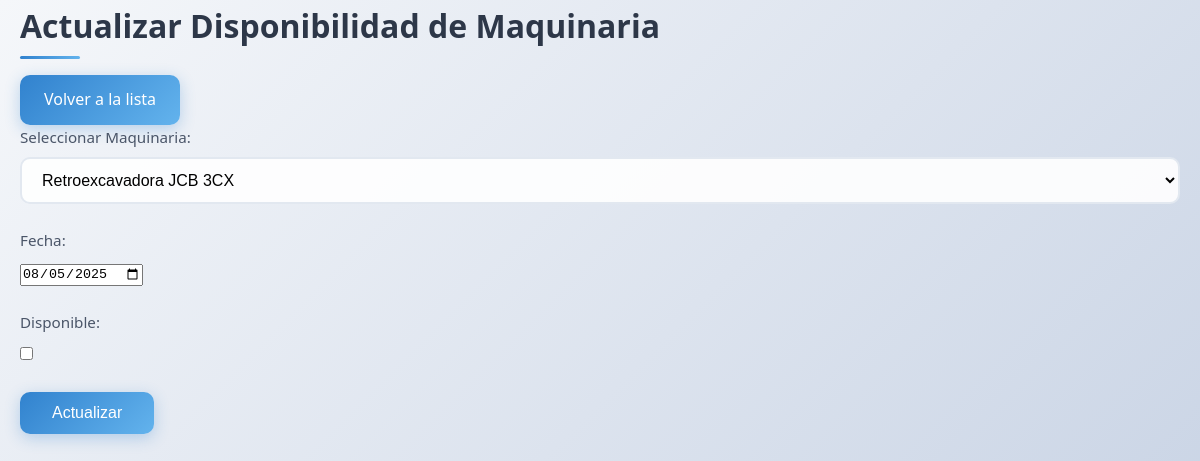
/disponibilidad_maquinaria_services/U_disponibilidad.php?id=7 (signed in), run on the app's committed database.
### tables this page shows
CREATE TABLE disponibilidad_maquinaria (
    id_disponibilidad INT AUTO_INCREMENT PRIMARY KEY,
    id_maquinaria INT NOT NULL,
    fecha DATE NOT NULL,
    disponible BOOLEAN DEFAULT TRUE,
    FOREIGN KEY (id_maquinaria) REFERENCES maquinarias(id_maquinaria)
);

CREATE TABLE maquinarias (
    id_maquinaria INT AUTO_INCREMENT PRIMARY KEY,
    nombre_maquinaria VARCHAR(100) NOT NULL,
    tipo VARCHAR(50),
    marca VARCHAR(50),
    modelo VARCHAR(50),
    año YEAR,
    estado_maquinaria VARCHAR(20) DEFAULT 'disponible',  
    precio_diario DECIMAL(10,2)
);

### disponibilidad_maquinaria_services/U_disponibilidad.php (the view, shortened to what this page needs)
<?php
require_once '../config/db.php';
$id = $_GET['id'] ?? 0;
$disponibilidad = null;
if ($id) {
    try {
        $sql = "SELECT * FROM disponibilidad_maquinaria WHERE id_disponibilidad = ?";
        $stmt = $pdo->prepare($sql);
        $stmt->execute([$id]);
        $disponibilidad = $stmt->fetch(PDO::FETCH_ASSOC);
        $stmt_maquinarias = $pdo->query("SELECT id_maquinaria, nombre_maquinaria FROM maquinarias");
        $maquinarias = $stmt_maquinarias->fetchAll(PDO::FETCH_ASSOC);
    } catch (PDOException $e) {
        $error = "Error: " . $e->getMessage();
    }
} else {
    echo "<script>alert('ID no válido'); window.location.href='R_disponibilidad.php';</script>";
    exit;
}
?>
<!DOCTYPE html>
<html lang="es">
<head>
    <link rel="stylesheet" href="../public/style.css">
</head>
<body>
    <div class="container">
        <h2>Actualizar Disponibilidad de Maquinaria</h2>
        <a href="R_disponibilidad.php" class="btn-primary">Volver a la lista</a>
        <?php if ($disponibilidad): ?>
            <form method="POST">
                <div class="form-group">
                    <label for="id_maquinaria">Seleccionar Maquinaria:</label>
                    <select name="id_maquinaria" id="id_maquinaria" required>
                        <?php foreach ($maquinarias as $maquinaria): ?>
                            <option value="<?= htmlspecialchars($maquinaria['id_maquinaria']) ?>" <?= $maquinaria['id_maquinaria'] == $disponibilidad['id_maquinaria'] ? 'selected' : '' ?>>
                                <?= htmlspecialchars($maquinaria['nombre_maquinaria']) ?>
                            </option>
                        <?php endforeach; ?>
                    </select>
                </div>
                <div class="form-group">
                    <label for="fecha">Fecha:</label>
                    <input type="date" name="fecha" id="fecha" value="<?= htmlspecialchars($disponibilidad['fecha']) ?>" required>
                </div>
                <div class="form-group">
                    <label for="disponible">Disponible:</label>
                    <input type="checkbox" name="disponible" id="disponible" value="1" <?= $disponibilidad['disponible'] ? 'checked' : '' ?>>
                </div>
                <button type="submit" class="btn-primary">Actualizar</button>
            </form>
        <?php else: ?>
            <p>Registro no encontrado.</p>
        <?php endif; ?>
    </div>
</body>
</html>

### public/style.css (style rules this page uses)
* { margin: 0; padding: 0; box-sizing: border-box; }
body { font-family: 'Segoe UI', Tahoma, Geneva, Verdana, sans-serif; line-height: 1.6; color: #333; background: linear-gradient(135deg, #f5f7fa 0%, #c3cfe2 100%); min-height: 100vh; }
.container { max-width: 1200px; margin: 0 auto; padding: 0 20px; }
h2 { color: #2d3748; font-size: 2rem; margin-bottom: 1.5rem; font-weight: 600; position: relative; }
h2::after { content: ''; position: absolute; bottom: -8px; left: 0; width: 60px; height: 3px; background: linear-gradient(90deg, #3182ce, #63b3ed); border-radius: 2px; }
.form-group { margin-bottom: 1.5rem; }
label { display: block; margin-bottom: 0.5rem; color: #4a5568; font-weight: 500; font-size: 0.95rem; }
input[type="text"], input[type="password"], input[type="email"], select, textarea { width: 100%; padding: 0.75rem 1rem; border: 2px solid #e2e8f0; border-radius: 10px; font-size: 1rem; transition: all 0.3s ease; background: rgba(255, 255, 255, 0.9); }
button[type="submit"] { display: inline-block; padding: 0.75rem 2rem; background: linear-gradient(135deg, #3182ce 0%, #63b3ed 100%); color: white; text-decoration: none; border: none; border-radius: 10px; font-size: 1rem; font-weight: 500; cursor: pointer; transition: all 0.3s ease; box-shadow: 0 4px 15px rgba(49, 130, 206, 0.3); margin-right: 1rem; }
a { color: #3182ce; text-decoration: none; transition: color 0.3s ease; }
.btn-primary { background: linear-gradient(135deg, #3182ce 0%, #63b3ed 100%); color: white; padding: 0.75rem 1.5rem; border-radius: 10px; text-decoration: none; font-weight: 500; transition: all 0.3s ease; box-shadow: 0 4px 15px rgba(49, 130, 206, 0.3); display: inline-block; }

### data on the page
disponibilidad_maquinaria: id_maquinaria "Retroexcavadora JCB 3CX", fecha "08/05/2025"
